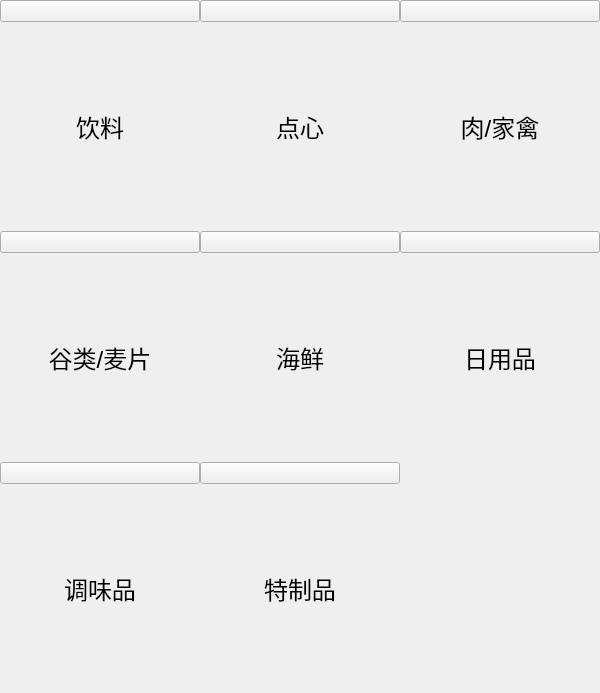
                         <widget class="QWidget" name="scrollAreaWidgetContents_2">
                          <property name="geometry">
                           <rect>
                            <x>0</x>
                            <y>0</y>
                            <width>600</width>
                            <height>693</height>
                           </rect>
                          </property>
                          <layout class="QGridLayout" name="gridLayout_4">
                           <property name="leftMargin">
                            <number>0</number>
                           </property>
                           <property name="topMargin">
                            <number>0</number>
                           </property>
                           <property name="rightMargin">
                            <number>0</number>
                           </property>
                           <property name="bottomMargin">
                            <number>0</number>
                           </property>
                           <property name="spacing">
                            <number>0</number>
                           </property>
                           <item row="8" column="0">
                            <widget class="QLabel" name="label_16">
                             <property name="styleSheet">
                              <string notr="true">QLabel{
	font: 18pt
}</string>
                             </property>
                             <property name="text">
                              <string>调味品</string>
                             </property>
                             <property name="alignment">
                              <set>Qt::AlignCenter</set>
                             </property>
                            </widget>
                           </item>
                           <item row="3" column="1">
                            <widget class="QLabel" name="label_13">
                             <property name="styleSheet">
                              <string notr="true">QLabel{
	font: 18pt
}</string>
                             </property>
                             <property name="text">
                              <string>海鲜</string>
                             </property>
                             <property name="alignment">
                              <set>Qt::AlignCenter</set>
                             </property>
                            </widget>
                           </item>
                           <item row="1" column="1">
                            <widget class="QLabel" name="label_12">
                             <property name="styleSheet">
                              <string notr="true">QLabel{
	font: 18pt
}</string>
                             </property>
                             <property name="text">
                              <string>点心</string>
                             </property>
                             <property name="alignment">
                              <set>Qt::AlignCenter</set>
                             </property>
                            </widget>
                           </item>
                           <item row="1" column="0">
                            <widget class="QLabel" name="label_11">
                             <property name="styleSheet">
                              <string notr="true">QLabel{
	font: 18pt
}</string>
                             </property>
                             <property name="text">
                              <string>饮料</string>
                             </property>
                             <property name="alignment">
                              <set>Qt::AlignCenter</set>
                             </property>
                            </widget>
                           </item>
                           <item row="1" column="3">
                            <widget class="QLabel" name="label_6">
                             <property name="styleSheet">
                              <string notr="true">QLabel{
	font: 18pt
}</string>
                             </property>
                             <property name="text">
                              <string>肉/家禽</string>
                             </property>
                             <property name="alignment">
                              <set>Qt::AlignCenter</set>
                             </property>
                            </widget>
                           </item>
                           <item row="8" column="1">
                            <widget class="QLabel" name="label_17">
                             <property name="styleSheet">
                              <string notr="true">QLabel{
	font: 18pt
}</string>
                             </property>
                             <property name="text">
                              <string>特制品</string>
                             </property>
                             <property name="alignment">
                              <set>Qt::AlignCenter</set>
                             </property>
                            </widget>
                           </item>
                           <item row="3" column="0">
                            <widget class="QLabel" name="label_10">
                             <property name="styleSheet">
                              <string notr="true">QLabel{
	font: 18pt
}</string>
                             </property>
                             <property name="text">
                              <string>谷类/麦片</string>
                             </property>
                             <property name="alignment">
                              <set>Qt::AlignCenter</set>
                             </property>
                            </widget>
                           </item>
                           <item row="3" column="3">
                            <widget class="QLabel" name="label_15">
                             <property name="styleSheet">
                              <string notr="true">QLabel{
	font: 18pt
}</string>
                             </property>
                             <property name="text">
                              <string>日用品</string>
                             </property>
                             <property name="alignment">
                              <set>Qt::AlignCenter</set>
                             </property>
                            </widget>
                           </item>
                           <item row="0" column="0">
                            <widget class="QPushButton" name="btn_yinliao">
                             <property name="minimumSize">
                              <size>
                               <width>0</width>
                               <height>0</height>
                              </size>
                             </property>
                             <property name="maximumSize">
                              <size>
                               <width>200</width>
                               <height>16777215</height>
                              </size>
                             </property>
                             <property name="styleSheet">
                              <string notr="true">QPushButton:hover {
	border: 2px solid rgb(0, 255, 255);
}</string>
                             </property>
                             <property name="text">
                              <string/>
                             </property>
                             <property name="icon">
                              <iconset resource="resources.qrc">
                               <normaloff>:/images/images/images/yl.png</normaloff>:/images/images/images/yl.png</iconset>
                             </property>
                             <property name="iconSize">
                              <size>
                               <width>195</width>
                               <height>195</height>
                              </size>
                             </property>
                            </widget>
                           </item>
                           <item row="0" column="1">
                            <widget class="QPushButton" name="btn_dianxin">
                             <property name="minimumSize">
                              <size>
                               <width>0</width>
                               <height>0</height>
                              </size>
                             </property>
                             <property name="maximumSize">
                              <size>
                               <width>200</width>
                               <height>16777215</height>
                              </size>
                             </property>
                             <property name="styleSheet">
                              <string notr="true">QPushButton:hover {
	border: 2px solid rgb(0, 255, 255);
}</string>
                             </property>
                             <property name="text">
                              <string/>
                             </property>
                             <property name="icon">
                              <iconset resource="resources.qrc">
                               <normaloff>:/images/images/images/dx.png</normaloff>:/images/images/images/dx.png</iconset>
                             </property>
                             <property name="iconSize">
                              <size>
                               <width>195</width>
                               <height>195</height>
                              </size>
                             </property>
                            </widget>
                           </item>
                           <item row="0" column="3">
                            <widget class="QPushButton" name="btn_roujiaqin">
                             <property name="maximumSize">
                              <size>
                               <width>200</width>
                               <height>16777215</height>
                              </size>
                             </property>
                             <property name="styleSheet">
                              <string notr="true">QPushButton:hover {
	border: 2px solid rgb(0, 255, 255);
}</string>
                             </property>
                             <property name="text">
                              <string/>
                             </property>
                             <property name="icon">
                              <iconset resource="resources.qrc">
                               <normaloff>:/images/images/images/rjq.png</normaloff>:/images/images/images/rjq.png</iconset>
                             </property>
                             <property name="iconSize">
                              <size>
                               <width>195</width>
                               <height>195</height>
                              </size>
                             </property>
                            </widget>
                           </item>
                           <item row="2" column="0">
                            <widget class="QPushButton" name="btn_guleimaipian">
                             <property name="maximumSize">
                              <size>
                               <width>200</width>
                               <height>16777215</height>
                              </size>
                             </property>
                             <property name="styleSheet">
                              <string notr="true">QPushButton:hover {
	border: 2px solid rgb(0, 255, 255);
}</string>
                             </property>
                             <property name="text">
                              <string/>
                             </property>
                             <property name="icon">
                              <iconset resource="resources.qrc">
                               <normaloff>:/images/images/images/glmp.png</normaloff>:/images/images/images/glmp.png</iconset>
                             </property>
                             <property name="iconSize">
                              <size>
                               <width>195</width>
                               <height>195</height>
                              </size>
                             </property>
                            </widget>
                           </item>
                           <item row="2" column="1">
                            <widget class="QPushButton" name="btn_haixian">
                             <property name="maximumSize">
                              <size>
                               <width>200</width>
                               <height>16777215</height>
                              </size>
                             </property>
                             <property name="styleSheet">
                              <string notr="true">QPushButton:hover {
	border: 2px solid rgb(0, 255, 255);
}</string>
                             </property>
                             <property name="text">
                              <string/>
                             </property>
                             <property name="icon">
                              <iconset resource="resources.qrc">
                               <normaloff>:/images/images/images/hx.png</normaloff>:/images/images/images/hx.png</iconset>
                             </property>
                             <property name="iconSize">
                              <size>
                               <width>195</width>
                               <height>195</height>
                              </size>
                             </property>
                            </widget>
                           </item>
                           <item row="2" column="3">
                            <widget class="QPushButton" name="btn_riyongpin">
                             <property name="maximumSize">
                              <size>
                               <width>200</width>
                               <height>16777215</height>
                              </size>
                             </property>
                             <property name="styleSheet">
                              <string notr="true">QPushButton:hover {
	border: 2px solid rgb(0, 255, 255);
}</string>
                             </property>
                             <property name="text">
                              <string/>
                             </property>
                             <property name="icon">
                              <iconset resource="resources.qrc">
                               <normaloff>:/images/images/images/ryp.png</normaloff>:/images/images/images/ryp.png</iconset>
                             </property>
                             <property name="iconSize">
                              <size>
                               <width>195</width>
                               <height>195</height>
                              </size>
                             </property>
                            </widget>
                           </item>
                           <item row="6" column="0">
                            <widget class="QPushButton" name="btn_tiaoweipin">
                             <property name="maximumSize">
                              <size>
                               <width>200</width>
                               <height>16777215</height>
                              </size>
                             </property>
                             <property name="styleSheet">
                              <string notr="true">QPushButton:hover {
	border: 2px solid rgb(0, 255, 255);
}</string>
                             </property>
                             <property name="text">
                              <string/>
                             </property>
                             <property name="icon">
                              <iconset resource="resources.qrc">
                               <normaloff>:/images/images/images/twp.png</normaloff>:/images/images/images/twp.png</iconset>
                             </property>
                             <property name="iconSize">
                              <size>
                               <width>195</width>
                               <height>195</height>
                              </size>
                             </property>
                            </widget>
                           </item>
                           <item row="6" column="1">
                            <widget class="QPushButton" name="btn_tezhipin">
                             <property name="maximumSize">
                              <size>
                               <width>200</width>
                               <height>16777215</height>
                              </size>
                             </property>
                             <property name="styleSheet">
                              <string notr="true">QPushButton:hover {
	border: 2px solid rgb(0, 255, 255);
}</string>
                             </property>
                             <property name="text">
                              <string/>
                             </property>
                             <property name="icon">
                              <iconset resource="resources.qrc">
                               <normaloff>:/images/images/images/tzp.png</normaloff>:/images/images/images/tzp.png</iconset>
                             </property>
                             <property name="iconSize">
                              <size>
                               <width>195</width>
                               <height>195</height>
                              </size>
                             </property>
                            </widget>
                           </item>
                          </layout>
                         </widget>
